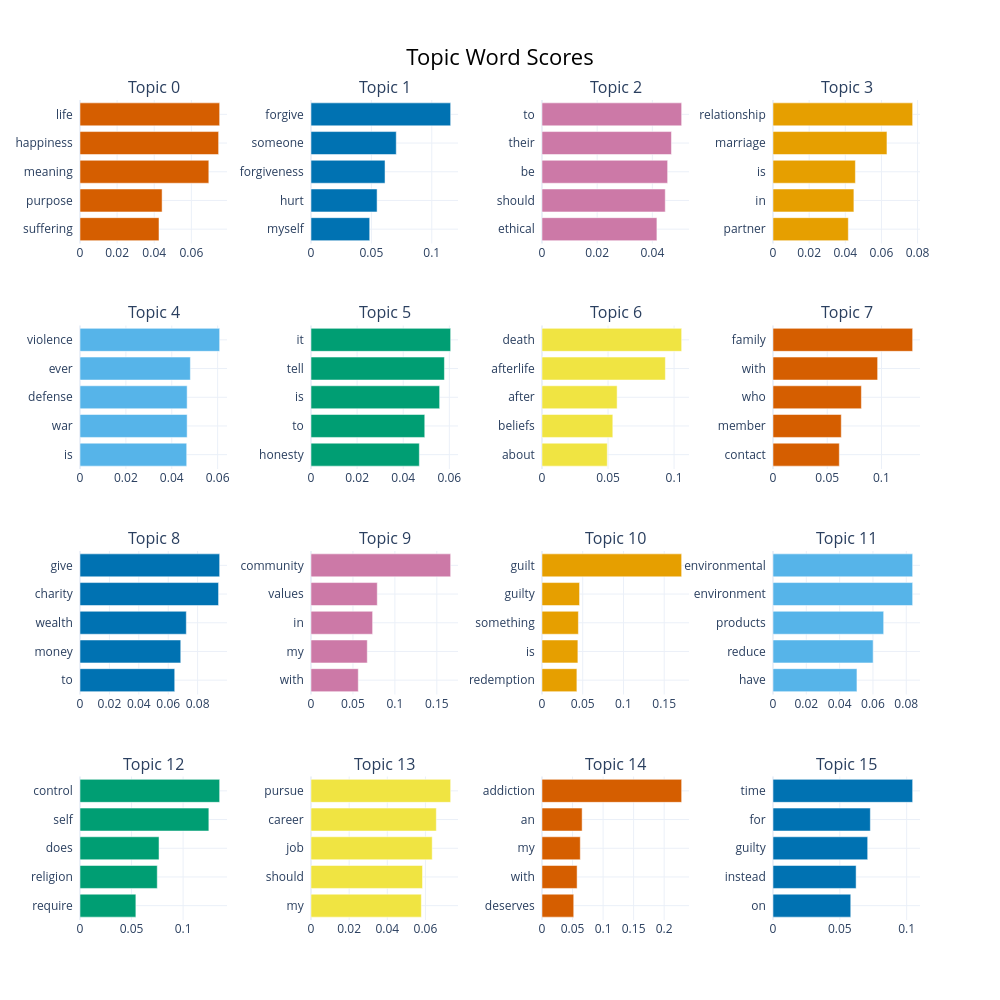

Write notebook code for a chart like this one.
### Code cell
topic_model.visualize_barchart(top_n_topics=16)

### Figure 1 — Plotly figure (JSON) as saved in the notebook; plotly's stock layout.template omitted (floating-point values rounded to 4 significant figures)
{"data": [{"marker": {"color": "#D55E00"}, "orientation": "h", "type": "bar", "x": [0.04256, 0.04423, 0.06941, 0.07468, 0.07524], "xaxis": "x", "y": ["suffering  ", "purpose  ", "meaning  ", "happiness  ", "life  "], "yaxis": "y"}, {"marker": {"color": "#0072B2"}, "orientation": "h", "type": "bar", "x": [0.04861, 0.05473, 0.0613, 0.0706, 0.1156], "xaxis": "x2", "y": ["myself  ", "hurt  ", "forgiveness  ", "someone  ", "forgive  "], "yaxis": "y2"}, {"marker": {"color": "#CC79A7"}, "orientation": "h", "type": "bar", "x": [0.04165, 0.04468, 0.04554, 0.04692, 0.05062], "xaxis": "x3", "y": ["ethical  ", "should  ", "be  ", "their  ", "to  "], "yaxis": "y3"}, {"marker": {"color": "#E69F00"}, "orientation": "h", "type": "bar", "x": [0.04167, 0.04476, 0.04559, 0.06305, 0.07727], "xaxis": "x4", "y": ["partner  ", "in  ", "is  ", "marriage  ", "relationship  "], "yaxis": "y4"}, {"marker": {"color": "#56B4E9"}, "orientation": "h", "type": "bar", "x": [0.04652, 0.04671, 0.04671, 0.04812, 0.06088], "xaxis": "x5", "y": ["is  ", "war  ", "defense  ", "ever  ", "violence  "], "yaxis": "y5"}, {"marker": {"color": "#009E73"}, "orientation": "h", "type": "bar", "x": [0.04698, 0.04934, 0.05579, 0.05786, 0.06057], "xaxis": "x6", "y": ["honesty  ", "to  ", "is  ", "tell  ", "it  "], "yaxis": "y6"}, {"marker": {"color": "#F0E442"}, "orientation": "h", "type": "bar", "x": [0.04943, 0.05361, 0.05688, 0.09341, 0.1057], "xaxis": "x7", "y": ["about  ", "beliefs  ", "after  ", "afterlife  ", "death  "], "yaxis": "y7"}, {"marker": {"color": "#D55E00"}, "orientation": "h", "type": "bar", "x": [0.06114, 0.06296, 0.08149, 0.09647, 0.1288], "xaxis": "x8", "y": ["contact  ", "member  ", "who  ", "with  ", "family  "], "yaxis": "y8"}, {"marker": {"color": "#0072B2"}, "orientation": "h", "type": "bar", "x": [0.06442, 0.06853, 0.0723, 0.09424, 0.09498], "xaxis": "x9", "y": ["to  ", "money  ", "wealth  ", "charity  ", "give  "], "yaxis": "y9"}, {"marker": {"color": "#CC79A7"}, "orientation": "h", "type": "bar", "x": [0.05637, 0.06709, 0.07345, 0.079, 0.1665], "xaxis": "x10", "y": ["with  ", "my  ", "in  ", "values  ", "community  "], "yaxis": "y10"}, {"marker": {"color": "#E69F00"}, "orientation": "h", "type": "bar", "x": [0.04283, 0.04405, 0.04466, 0.0461, 0.1714], "xaxis": "x11", "y": ["redemption  ", "is  ", "something  ", "guilty  ", "guilt  "], "yaxis": "y11"}, {"marker": {"color": "#56B4E9"}, "orientation": "h", "type": "bar", "x": [0.0504, 0.06012, 0.06644, 0.08384, 0.08384], "xaxis": "x12", "y": ["have  ", "reduce  ", "products  ", "environment  ", "environmental  "], "yaxis": "y12"}, {"marker": {"color": "#009E73"}, "orientation": "h", "type": "bar", "x": [0.05418, 0.07493, 0.07665, 0.125, 0.1354], "xaxis": "x13", "y": ["require  ", "religion  ", "does  ", "self  ", "control  "], "yaxis": "y13"}, {"marker": {"color": "#F0E442"}, "orientation": "h", "type": "bar", "x": [0.05787, 0.05848, 0.06356, 0.06571, 0.07323], "xaxis": "x14", "y": ["my  ", "should  ", "job  ", "career  ", "pursue  "], "yaxis": "y14"}, {"marker": {"color": "#D55E00"}, "orientation": "h", "type": "bar", "x": [0.05196, 0.05747, 0.0627, 0.06571, 0.2287], "xaxis": "x15", "y": ["deserves  ", "with  ", "my  ", "an  ", "addiction  "], "yaxis": "y15"}, {"marker": {"color": "#0072B2"}, "orientation": "h", "type": "bar", "x": [0.05817, 0.06217, 0.07083, 0.07282, 0.1045], "xaxis": "x16", "y": ["on  ", "instead  ", "guilty  ", "for  ", "time  "], "yaxis": "y16"}], "layout": {"annotations": [{"font": {"size": 16}, "showarrow": false, "text": "Topic 0", "x": 0.0875, "xanchor": "center", "xref": "paper", "y": 1, "yanchor": "bottom", "yref": "paper"}, {"font": {"size": 16}, "showarrow": false, "text": "Topic 1", "x": 0.3625, "xanchor": "center", "xref": "paper", "y": 1, "yanchor": "bottom", "yref": "paper"}, {"font": {"size": 16}, "showarrow": false, "text": "Topic 2", "x": 0.6375, "xanchor": "center", "xref": "paper", "y": 1, "yanchor": "bottom", "yref": "paper"}, {"font": {"size": 16}, "showarrow": false, "text": "Topic 3", "x": 0.9125, "xanchor": "center", "xref": "paper", "y": 1, "yanchor": "bottom", "yref": "paper"}, {"font": {"size": 16}, "showarrow": false, "text": "Topic 4", "x": 0.0875, "xanchor": "center", "xref": "paper", "y": 0.725, "yanchor": "bottom", "yref": "paper"}, {"font": {"size": 16}, "showarrow": false, "text": "Topic 5", "x": 0.3625, "xanchor": "center", "xref": "paper", "y": 0.725, "yanchor": "bottom", "yref": "paper"}, {"font": {"size": 16}, "showarrow": false, "text": "Topic 6", "x": 0.6375, "xanchor": "center", "xref": "paper", "y": 0.725, "yanchor": "bottom", "yref": "paper"}, {"font": {"size": 16}, "showarrow": false, "text": "Topic 7", "x": 0.9125, "xanchor": "center", "xref": "paper", "y": 0.725, "yanchor": "bottom", "yref": "paper"}, {"font": {"size": 16}, "showarrow": false, "text": "Topic 8", "x": 0.0875, "xanchor": "center", "xref": "paper", "y": 0.45, "yanchor": "bottom", "yref": "paper"}, {"font": {"size": 16}, "showarrow": false, "text": "Topic 9", "x": 0.3625, "xanchor": "center", "xref": "paper", "y": 0.45, "yanchor": "bottom", "yref": "paper"}, {"font": {"size": 16}, "showarrow": false, "text": "Topic 10", "x": 0.6375, "xanchor": "center", "xref": "paper", "y": 0.45, "yanchor": "bottom", "yref": "paper"}, {"font": {"size": 16}, "showarrow": false, "text": "Topic 11", "x": 0.9125, "xanchor": "center", "xref": "paper", "y": 0.45, "yanchor": "bottom", "yref": "paper"}, {"font": {"size": 16}, "showarrow": false, "text": "Topic 12", "x": 0.0875, "xanchor": "center", "xref": "paper", "y": 0.175, "yanchor": "bottom", "yref": "paper"}, {"font": {"size": 16}, "showarrow": false, "text": "Topic 13", "x": 0.3625, "xanchor": "center", "xref": "paper", "y": 0.175, "yanchor": "bottom", "yref": "paper"}, {"font": {"size": 16}, "showarrow": false, "text": "Topic 14", "x": 0.6375, "xanchor": "center", "xref": "paper", "y": 0.175, "yanchor": "bottom", "yref": "paper"}, {"font": {"size": 16}, "showarrow": false, "text": "Topic 15", "x": 0.9125, "xanchor": "center", "xref": "paper", "y": 0.175, "yanchor": "bottom", "yref": "paper"}], "height": 1000, "hoverlabel": {"bgcolor": "white", "font": {"family": "Rockwell", "size": 16}}, "showlegend": false, "title": {"font": {"color": "Black", "size": 22}, "text": "Topic Word Scores", "x": 0.5, "xanchor": "center", "yanchor": "top"}, "width": 1000, "xaxis": {"anchor": "y", "domain": [0, 0.175], "showgrid": true}, "xaxis10": {"anchor": "y10", "domain": [0.275, 0.45], "showgrid": true}, "xaxis11": {"anchor": "y11", "domain": [0.55, 0.725], "showgrid": true}, "xaxis12": {"anchor": "y12", "domain": [0.825, 1], "showgrid": true}, "xaxis13": {"anchor": "y13", "domain": [0, 0.175], "showgrid": true}, "xaxis14": {"anchor": "y14", "domain": [0.275, 0.45], "showgrid": true}, "xaxis15": {"anchor": "y15", "domain": [0.55, 0.725], "showgrid": true}, "xaxis16": {"anchor": "y16", "domain": [0.825, 1], "showgrid": true}, "xaxis2": {"anchor": "y2", "domain": [0.275, 0.45], "showgrid": true}, "xaxis3": {"anchor": "y3", "domain": [0.55, 0.725], "showgrid": true}, "xaxis4": {"anchor": "y4", "domain": [0.825, 1], "showgrid": true}, "xaxis5": {"anchor": "y5", "domain": [0, 0.175], "showgrid": true}, "xaxis6": {"anchor": "y6", "domain": [0.275, 0.45], "showgrid": true}, "xaxis7": {"anchor": "y7", "domain": [0.55, 0.725], "showgrid": true}, "xaxis8": {"anchor": "y8", "domain": [0.825, 1], "showgrid": true}, "xaxis9": {"anchor": "y9", "domain": [0, 0.175], "showgrid": true}, "yaxis": {"anchor": "x", "domain": [0.825, 1], "showgrid": true}, "yaxis10": {"anchor": "x10", "domain": [0.275, 0.45], "showgrid": true}, "yaxis11": {"anchor": "x11", "domain": [0.275, 0.45], "showgrid": true}, "yaxis12": {"anchor": "x12", "domain": [0.275, 0.45], "showgrid": true}, "yaxis13": {"anchor": "x13", "domain": [0, 0.175], "showgrid": true}, "yaxis14": {"anchor": "x14", "domain": [0, 0.175], "showgrid": true}, "yaxis15": {"anchor": "x15", "domain": [0, 0.175], "showgrid": true}, "yaxis16": {"anchor": "x16", "domain": [0, 0.175], "showgrid": true}, "yaxis2": {"anchor": "x2", "domain": [0.825, 1], "showgrid": true}, "yaxis3": {"anchor": "x3", "domain": [0.825, 1], "showgrid": true}, "yaxis4": {"anchor": "x4", "domain": [0.825, 1], "showgrid": true}, "yaxis5": {"anchor": "x5", "domain": [0.55, 0.725], "showgrid": true}, "yaxis6": {"anchor": "x6", "domain": [0.55, 0.725], "showgrid": true}, "yaxis7": {"anchor": "x7", "domain": [0.55, 0.725], "showgrid": true}, "yaxis8": {"anchor": "x8", "domain": [0.55, 0.725], "showgrid": true}, "yaxis9": {"anchor": "x9", "domain": [0.275, 0.45], "showgrid": true}}}
